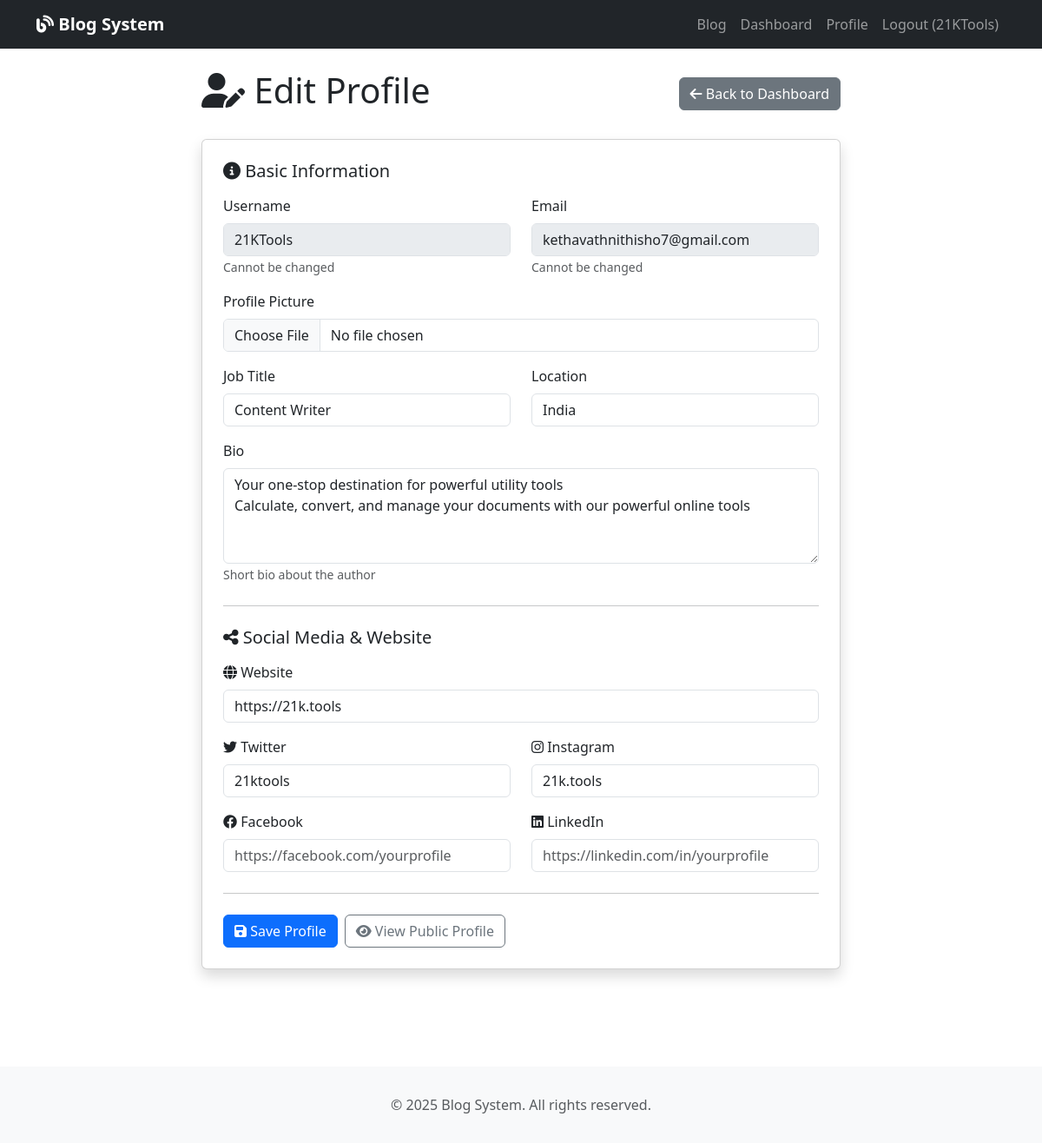
The app's page /blog/dashboard/profile/ (signed in) with its own data.
### blog/models.py (models this page shows, shortened)
class AuthorProfile(models.Model):
    user = models.OneToOneField(User, on_delete=models.CASCADE, related_name='author_profile')
    bio = models.TextField(max_length=500, blank=True, help_text="Short bio about the author")
    profile_picture_data = models.BinaryField(blank=True, null=True, editable=False)
    profile_picture_name = models.CharField(max_length=255, blank=True)
    profile_picture_type = models.CharField(max_length=50, blank=True)  # e.g., 'image/jpeg'
    website = models.URLField(max_length=200, blank=True)
    twitter = models.CharField(max_length=100, blank=True, help_text="Twitter username (without @)")
    facebook = models.URLField(max_length=200, blank=True)
    linkedin = models.URLField(max_length=200, blank=True)
    instagram = models.CharField(max_length=100, blank=True, help_text="Instagram username (without @)")
    job_title = models.CharField(max_length=100, blank=True, help_text="e.g., Senior Developer, Content Writer")
    location = models.CharField(max_length=100, blank=True)
    created_at = models.DateTimeField(auto_now_add=True)
    updated_at = models.DateTimeField(auto_now=True)
    class Meta:
        verbose_name = "Author Profile"
        verbose_name_plural = "Author Profiles"

### blog/views.py (the view)
# urls.py: path('dashboard/profile/', views.edit_profile, name='edit_profile'),
@login_required
@user_passes_test(is_admin)
def edit_profile(request):
    profile, created = AuthorProfile.objects.get_or_create(user=request.user)
    if request.method == 'POST':
        form = AuthorProfileForm(request.POST, request.FILES, instance=profile)
        if form.is_valid():
            form.save()
            messages.success(request, 'Profile updated successfully!')
            return redirect('edit_profile')
    else:
        form = AuthorProfileForm(instance=profile)
    context = {
        'form': form,
        'profile': profile,
    }
    return render(request, 'blog/edit_profile.html', context)

### blog/views.py (called while the page is built)
def is_admin(user):
    return user.is_staff or user.is_superuser

### blog/templates/blog/edit_profile.html (shortened to what this page needs)
{% extends 'blog/base.html' %}
{% block content %}
<div class="container mt-4 mb-5">
    <div class="row justify-content-center">
        <div class="col-lg-8">
            <div class="d-flex justify-content-between align-items-center mb-4">
                <h1><i class="fas fa-user-edit"></i> Edit Profile</h1>
                <a href="{% url 'dashboard' %}" class="btn btn-secondary">
                    <i class="fas fa-arrow-left"></i> Back to Dashboard
                </a>
            </div>
            <div class="card shadow">
                <div class="card-body p-4">
                    <form method="post" enctype="multipart/form-data">
                        <h5 class="mb-3"><i class="fas fa-info-circle"></i> Basic Information</h5>
                        <div class="row mb-3">
                            <div class="col-md-6">
                                <label class="form-label">Username</label>
                                <input type="text" class="form-control" value="{{ user.username }}" disabled>
                                <small class="text-muted">Cannot be changed</small>
                            </div>
                            <div class="col-md-6">
                                <label class="form-label">Email</label>
                                <input type="email" class="form-control" value="{{ user.email }}" disabled>
                                <small class="text-muted">Cannot be changed</small>
                            </div>
                        </div>
                        <div class="mb-3">
                            <label for="{{ form.profile_picture.id_for_label }}" class="form-label">Profile Picture</label>
                            {{ form.profile_picture }}
                        </div>
                        <div class="row mb-3">
                            <div class="col-md-6">
                                <label for="{{ form.job_title.id_for_label }}" class="form-label">Job Title</label>
                                {{ form.job_title }}
                            </div>
                            <div class="col-md-6">
                                <label for="{{ form.location.id_for_label }}" class="form-label">Location</label>
                                {{ form.location }}
                            </div>
                        </div>
                        <div class="mb-3">
                            <label for="{{ form.bio.id_for_label }}" class="form-label">Bio</label>
                            {{ form.bio }}
                            <small class="form-text text-muted">{{ form.bio.help_text }}</small>
                        </div>
                        <hr class="my-4">
                        <h5 class="mb-3"><i class="fas fa-share-alt"></i> Social Media & Website</h5>
                        <div class="mb-3">
                            <label for="{{ form.website.id_for_label }}" class="form-label">
                                <i class="fas fa-globe"></i> Website
                            </label>
                            {{ form.website }}
                        </div>
                        <div class="row mb-3">
                            <div class="col-md-6">
                                <label for="{{ form.twitter.id_for_label }}" class="form-label">
                                    <i class="fab fa-twitter"></i> Twitter
                                </label>
                                {{ form.twitter }}
                            </div>
                            <div class="col-md-6">
                                <label for="{{ form.instagram.id_for_label }}" class="form-label">
                                    <i class="fab fa-instagram"></i> Instagram
                                </label>
                                {{ form.instagram }}
                            </div>
                        </div>
                        <div class="row mb-3">
                            <div class="col-md-6">
                                <label for="{{ form.facebook.id_for_label }}" class="form-label">
                                    <i class="fab fa-facebook"></i> Facebook
                                </label>
                                {{ form.facebook }}
                            </div>
                            <div class="col-md-6">
                                <label for="{{ form.linkedin.id_for_label }}" class="form-label">
                                    <i class="fab fa-linkedin"></i> LinkedIn
                                </label>
                                {{ form.linkedin }}
                            </div>
                        </div>
                        <hr class="my-4">
                        <div class="d-flex gap-2">
                            <button type="submit" class="btn btn-primary">
                                <i class="fas fa-save"></i> Save Profile
                            </button>
                            <a href="{% url 'author_profile' user.username %}" class="btn btn-outline-secondary" target="_blank">
                                <i class="fas fa-eye"></i> View Public Profile
                            </a>
                        </div>
                    </form>
                </div>
            </div>
        </div>
    </div>
</div>
{% endblock %}

### blog/templates/blog/base.html (shortened to what this page needs)
{% load static %}
<!DOCTYPE html>
<html lang="en">
<head>
    <link href="https://cdn.jsdelivr.net/npm/bootstrap@5.3.0/dist/css/bootstrap.min.css" rel="stylesheet">
    <link rel="stylesheet" href="https://cdnjs.cloudflare.com/ajax/libs/font-awesome/6.4.0/css/all.min.css">
</head>
<body>
    <nav class="navbar navbar-expand-lg navbar-dark bg-dark">
        <div class="container">
            <a class="navbar-brand" href="{% url 'blog_list' %}">
                <i class="fas fa-blog"></i> Blog System
            </a>
            <div class="collapse navbar-collapse" id="navbarNav">
                <ul class="navbar-nav ms-auto">
                    <li class="nav-item">
                        <a class="nav-link" href="{% url 'blog_list' %}">Blog</a>
                    </li>
                    {% if user.is_authenticated %}
                        {% if user.is_staff %}
                        <li class="nav-item">
                            <a class="nav-link" href="{% url 'dashboard' %}">Dashboard</a>
                        </li>
                        <li class="nav-item">
                            <a class="nav-link" href="{% url 'edit_profile' %}">Profile</a>
                        </li>
                        {% endif %}
                        <li class="nav-item">
                            <a class="nav-link" href="{% url 'logout' %}">Logout ({{ user.username }})</a>
                        </li>
                    {% endif %}
                </ul>
            </div>
        </div>
    </nav>
    <div class="content-wrapper">
        {% block content %}{% endblock %}
    </div>
    <footer class="footer">
        <div class="container text-center">
            <p class="text-muted mb-0">&copy; 2025 Blog System. All rights reserved.</p>
        </div>
    </footer>
</body>
</html>

### blog/templates/blog/base.html (style rules this page uses)
body { min-height: 100vh; display: flex; flex-direction: column; }
.content-wrapper { flex: 1; }
.navbar-brand { font-weight: bold; }
.footer { background-color: #f8f9fa; padding: 2rem 0; margin-top: 4rem; }

### records on screen
AuthorProfile: job_title "Content Writer", location "India", bio "Your one-stop destination for powerful utility tools Calculate, convert, and manage your documents with our powerful online tools", website "https://21k.tools", twitter "21ktools", instagram "21k.tools"

### other values on screen
{{ user.username }} "21KTools"
